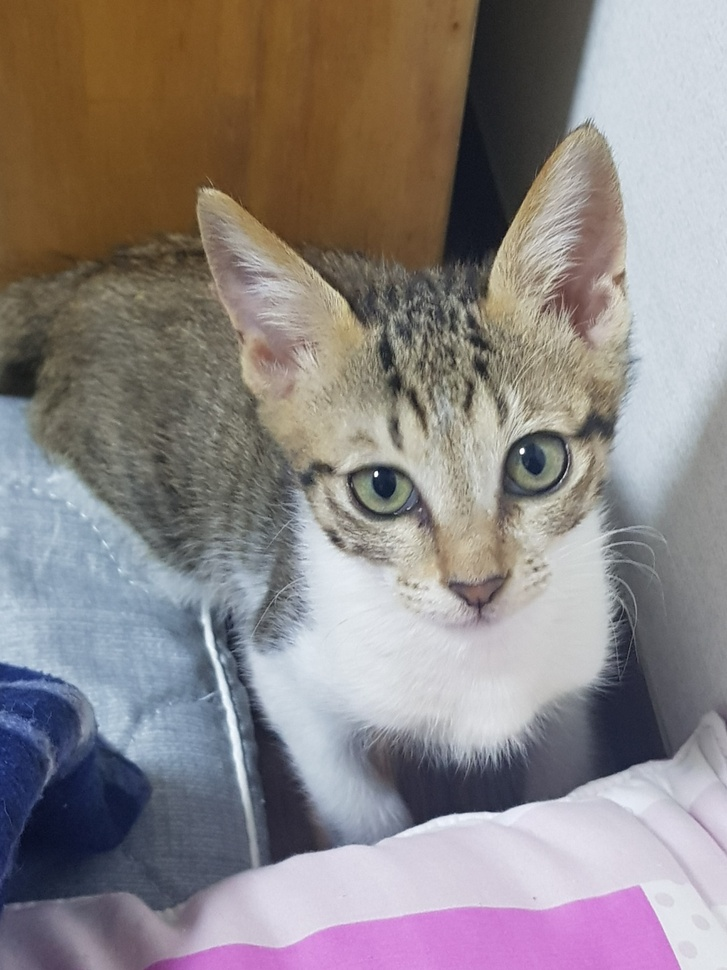
#> input picture Image/narImage.jpeg, 727 x 970 px, shrunk from 1080 x 1440 before the run, found by its file name
$ python symmetry.py
#> lines starting #> are read from the running program, lines starting #| are printed output that depends on the picture
import cv2


src = cv2.imread("Image/narImage.jpeg", cv2.IMREAD_COLOR)
#> src is the input picture: shape (970, 727, 3); mean B, G, R 131.7, 132.5, 139.8

# flip(Original image, Symmetry method)
# symmetry method -> 0 : Upside down, 1 : Invert left and right
#dst = cv2.flip(src, 0)
dst = cv2.flip(src, 1)
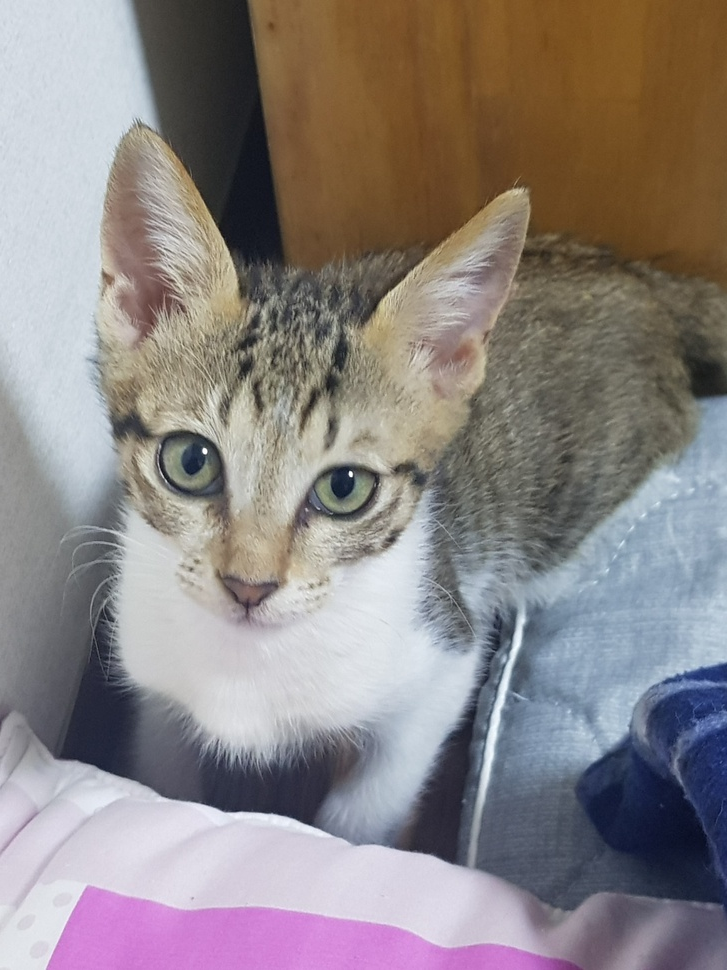
#> dst: shape (970, 727, 3); mean B, G, R 131.7, 132.5, 139.8

cv2.imshow("src", src)
cv2.imshow("dst", dst)
cv2.waitKey(0)
cv2.destroyAllWindows()
